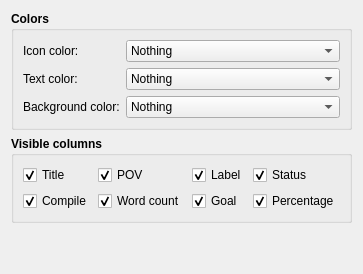
         <widget class="QWidget" name="tab_2">
          <attribute name="icon">
           <iconset theme="view-outline">
            <normaloff>.</normaloff>.</iconset>
          </attribute>
          <attribute name="title">
           <string>Outline</string>
          </attribute>
          <layout class="QVBoxLayout" name="verticalLayout_11">
           <item>
            <widget class="QGroupBox" name="groupBox_4">
             <property name="font">
              <font>
               <weight>75</weight>
               <bold>true</bold>
              </font>
             </property>
             <property name="title">
              <string>Colors</string>
             </property>
             <layout class="QFormLayout" name="formLayout_3">
              <property name="fieldGrowthPolicy">
               <enum>QFormLayout::ExpandingFieldsGrow</enum>
              </property>
              <item row="0" column="0">
               <widget class="QLabel" name="label_6">
                <property name="font">
                 <font>
                  <weight>50</weight>
                  <bold>false</bold>
                 </font>
                </property>
                <property name="text">
                 <string>Icon color:</string>
                </property>
               </widget>
              </item>
              <item row="0" column="1">
               <widget class="QComboBox" name="cmbOutlineIcon">
                <property name="sizePolicy">
                 <sizepolicy hsizetype="Expanding" vsizetype="Fixed">
                  <horstretch>0</horstretch>
                  <verstretch>0</verstretch>
                 </sizepolicy>
                </property>
                <property name="font">
                 <font>
                  <weight>50</weight>
                  <bold>false</bold>
                 </font>
                </property>
                <item>
                 <property name="text">
                  <string>Nothing</string>
                 </property>
                </item>
                <item>
                 <property name="text">
                  <string>POV</string>
                 </property>
                </item>
                <item>
                 <property name="text">
                  <string>Label</string>
                 </property>
                </item>
                <item>
                 <property name="text">
                  <string>Progress</string>
                 </property>
                </item>
                <item>
                 <property name="text">
                  <string>Compile</string>
                 </property>
                </item>
               </widget>
              </item>
              <item row="1" column="0">
               <widget class="QLabel" name="label_7">
                <property name="font">
                 <font>
                  <weight>50</weight>
                  <bold>false</bold>
                 </font>
                </property>
                <property name="text">
                 <string>Text color:</string>
                </property>
               </widget>
              </item>
              <item row="1" column="1">
               <widget class="QComboBox" name="cmbOutlineText">
                <property name="sizePolicy">
                 <sizepolicy hsizetype="Expanding" vsizetype="Fixed">
                  <horstretch>0</horstretch>
                  <verstretch>0</verstretch>
                 </sizepolicy>
                </property>
                <property name="font">
                 <font>
                  <weight>50</weight>
                  <bold>false</bold>
                 </font>
                </property>
                <item>
                 <property name="text">
                  <string>Nothing</string>
                 </property>
                </item>
                <item>
                 <property name="text">
                  <string>POV</string>
                 </property>
                </item>
                <item>
                 <property name="text">
                  <string>Label</string>
                 </property>
                </item>
                <item>
                 <property name="text">
                  <string>Progress</string>
                 </property>
                </item>
                <item>
                 <property name="text">
                  <string>Compile</string>
                 </property>
                </item>
               </widget>
              </item>
              <item row="2" column="1">
               <widget class="QComboBox" name="cmbOutlineBackground">
                <property name="sizePolicy">
                 <sizepolicy hsizetype="Expanding" vsizetype="Fixed">
                  <horstretch>0</horstretch>
                  <verstretch>0</verstretch>
                 </sizepolicy>
                </property>
                <property name="font">
                 <font>
                  <weight>50</weight>
                  <bold>false</bold>
                 </font>
                </property>
                <item>
                 <property name="text">
                  <string>Nothing</string>
                 </property>
                </item>
                <item>
                 <property name="text">
                  <string>POV</string>
                 </property>
                </item>
                <item>
                 <property name="text">
                  <string>Label</string>
                 </property>
                </item>
                <item>
                 <property name="text">
                  <string>Progress</string>
                 </property>
                </item>
                <item>
                 <property name="text">
                  <string>Compile</string>
                 </property>
                </item>
               </widget>
              </item>
              <item row="2" column="0">
               <widget class="QLabel" name="label_8">
                <property name="font">
                 <font>
                  <weight>50</weight>
                  <bold>false</bold>
                 </font>
                </property>
                <property name="text">
                 <string>Background color:</string>
                </property>
               </widget>
              </item>
             </layout>
            </widget>
           </item>
           <item>
            <widget class="QGroupBox" name="groupBox_6">
             <property name="font">
              <font>
               <weight>75</weight>
               <bold>true</bold>
              </font>
             </property>
             <property name="title">
              <string>Visible columns</string>
             </property>
             <layout class="QGridLayout" name="gridLayout">
              <item row="4" column="2">
               <widget class="QCheckBox" name="chkOutlineGoal">
                <property name="font">
                 <font>
                  <weight>50</weight>
                  <bold>false</bold>
                 </font>
                </property>
                <property name="text">
                 <string>Goal</string>
                </property>
                <property name="checked">
                 <bool>true</bool>
                </property>
               </widget>
              </item>
              <item row="4" column="1">
               <widget class="QCheckBox" name="chkOutlineWordCount">
                <property name="font">
                 <font>
                  <weight>50</weight>
                  <bold>false</bold>
                 </font>
                </property>
                <property name="text">
                 <string>Word count</string>
                </property>
                <property name="checked">
                 <bool>true</bool>
                </property>
               </widget>
              </item>
              <item row="4" column="3">
               <widget class="QCheckBox" name="chkOutlinePercentage">
                <property name="font">
                 <font>
                  <weight>50</weight>
                  <bold>false</bold>
                 </font>
                </property>
                <property name="text">
                 <string>Percentage</string>
                </property>
                <property name="checked">
                 <bool>true</bool>
                </property>
               </widget>
              </item>
              <item row="4" column="0">
               <widget class="QCheckBox" name="chkOutlineCompile">
                <property name="font">
                 <font>
                  <weight>50</weight>
                  <bold>false</bold>
                 </font>
                </property>
                <property name="text">
                 <string>Compile</string>
                </property>
                <property name="checked">
                 <bool>true</bool>
                </property>
               </widget>
              </item>
              <item row="3" column="3">
               <widget class="QCheckBox" name="chkOutlineStatus">
                <property name="font">
                 <font>
                  <weight>50</weight>
                  <bold>false</bold>
                 </font>
                </property>
                <property name="text">
                 <string>Status</string>
                </property>
                <property name="checked">
                 <bool>true</bool>
                </property>
               </widget>
              </item>
              <item row="3" column="2">
               <widget class="QCheckBox" name="chkOutlineLabel">
                <property name="font">
                 <font>
                  <weight>50</weight>
                  <bold>false</bold>
                 </font>
                </property>
                <property name="text">
                 <string>Label</string>
                </property>
                <property name="checked">
                 <bool>true</bool>
                </property>
               </widget>
              </item>
              <item row="3" column="1">
               <widget class="QCheckBox" name="chkOutlinePOV">
                <property name="font">
                 <font>
                  <weight>50</weight>
                  <bold>false</bold>
                 </font>
                </property>
                <property name="text">
                 <string>POV</string>
                </property>
                <property name="checked">
                 <bool>true</bool>
                </property>
               </widget>
              </item>
              <item row="3" column="0">
               <widget class="QCheckBox" name="chkOutlineTitle">
                <property name="font">
                 <font>
                  <weight>50</weight>
                  <bold>false</bold>
                 </font>
                </property>
                <property name="text">
                 <string>Title</string>
                </property>
                <property name="checked">
                 <bool>true</bool>
                </property>
               </widget>
              </item>
             </layout>
            </widget>
           </item>
           <item>
            <spacer name="verticalSpacer_4">
             <property name="orientation">
              <enum>Qt::Vertical</enum>
             </property>
             <property name="sizeHint" stdset="0">
              <size>
               <width>20</width>
               <height>40</height>
              </size>
             </property>
            </spacer>
           </item>
          </layout>
         </widget>
